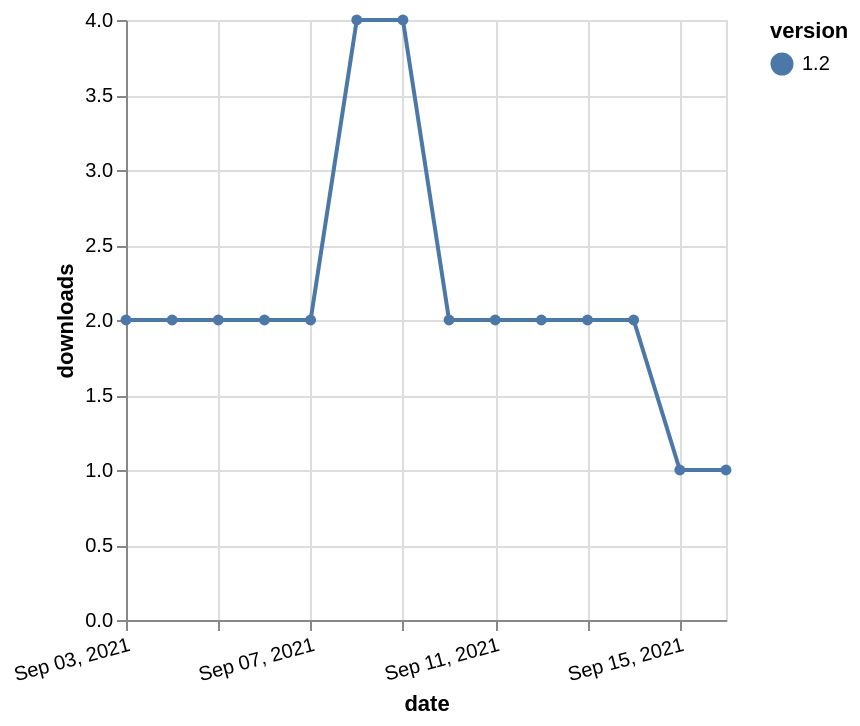

Source (Vega-Lite JSON):
### Vega-Lite specification from a JSON file in a GitHub repository (floating-point values rounded to 4 significant figures)
{"$schema": "https://vega.github.io/schema/vega-lite/v5.json", "description": "A simple bar chart with embedded data.", "data": {"values": [{"date": "2021-09-03", "total": 4086, "delta": 2, "version": "1.2"}, {"date": "2021-09-04", "total": 4088, "delta": 2, "version": "1.2"}, {"date": "2021-09-05", "total": 4090, "delta": 2, "version": "1.2"}, {"date": "2021-09-06", "total": 4092, "delta": 2, "version": "1.2"}, {"date": "2021-09-07", "total": 4094, "delta": 2, "version": "1.2"}, {"date": "2021-09-08", "total": 4098, "delta": 4, "version": "1.2"}, {"date": "2021-09-09", "total": 4102, "delta": 4, "version": "1.2"}, {"date": "2021-09-10", "total": 4104, "delta": 2, "version": "1.2"}, {"date": "2021-09-11", "total": 4106, "delta": 2, "version": "1.2"}, {"date": "2021-09-12", "total": 4108, "delta": 2, "version": "1.2"}, {"date": "2021-09-13", "total": 4110, "delta": 2, "version": "1.2"}, {"date": "2021-09-14", "total": 4112, "delta": 2, "version": "1.2"}, {"date": "2021-09-15", "total": 4113, "delta": 1, "version": "1.2"}, {"date": "2021-09-16", "total": 4114, "delta": 1, "version": "1.2"}]}, "width": "container", "mark": {"type": "line", "point": {"filled": true}}, "encoding": {"x": {"field": "date", "type": "temporal", "timeUnit": "yearmonthdate", "title": "date", "axis": {"labelAngle": -15}}, "y": {"field": "delta", "type": "quantitative", "title": "downloads"}, "color": {"field": "version", "type": "nominal"}, "tooltip": {"field": "delta"}}}
